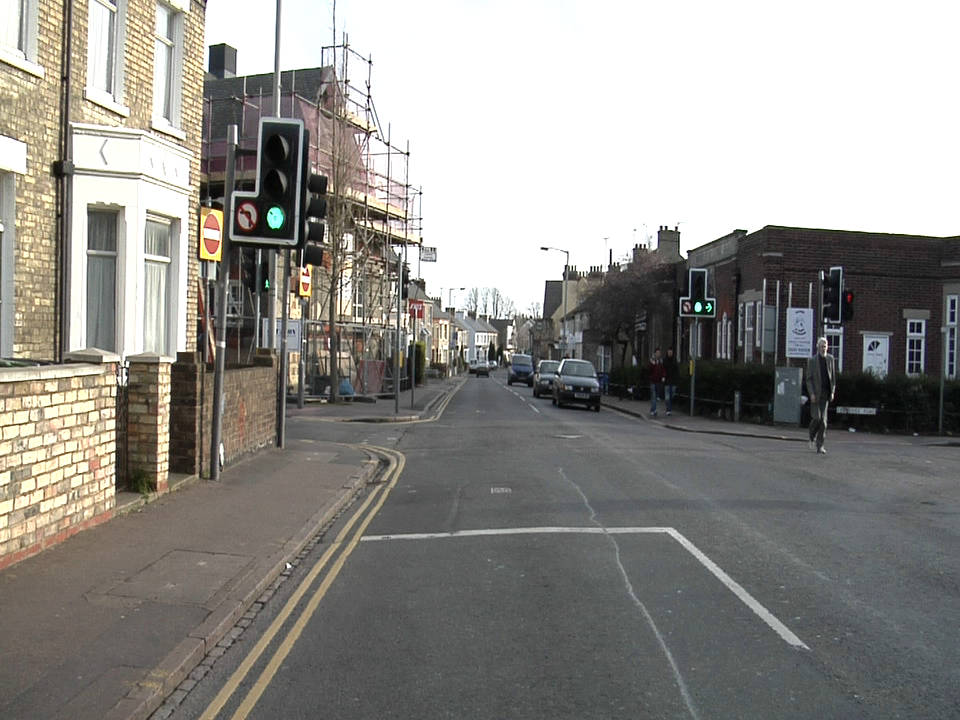
#> input picture images/CamVidLights10.png, 960 x 720 px, found by its file name
$ python opencv_python_traffic_lights_main.py   (older library calls are emulated)
#> lines starting #> are read from the running program, lines starting #| are printed output that depends on the picture; after the words box and inside, x2 and y2 are one past the last pixel; in counts of white or black regions, pixels touching at a corner belong together
#!/usr/bin/env python
# coding: utf-8


import cv2
import numpy as np
from matplotlib import pyplot as plt

#I'm using a jupyter notebook to create this so displaying the images requires a little function trickery

#grayscale plot or binary image plot
def gplot(img):
    plt.figure(figsize=(12,12))
    return plt.imshow(img,cmap="gray", vmin=0, vmax=255)

#convert BGR image from BGR to RGB then plot it
def iplot(img):
    plt.figure(figsize=(12,12))
    imgrgb= cv2.cvtColor(img,cv2.COLOR_BGR2RGB)
    return plt.imshow(imgrgb)


#Read in the target image and plot it:
target = cv2.imread('/Users/code/Downloads/CamVidLights/CamVidLights10.png')
#> target is the input picture: shape (720, 960, 3); mean B, G, R 138.7, 143.2, 144.9
iplot(target)


#Final approach works with: 10,1,2


#segmenting into a left and right image so I can more easily process the two traffic lights
#my process will most likely only work when one traffic light is in the image area being looked at
#although I could extend it by having it run the process again and looking for the second place confidence matches
#no longer cropping height wise however the variable names have remained to maintain working operation

(h, w) = target.shape[:2]
#> h = 720; w = 960
croppedleft=target[:int(h),:int(w/2)]
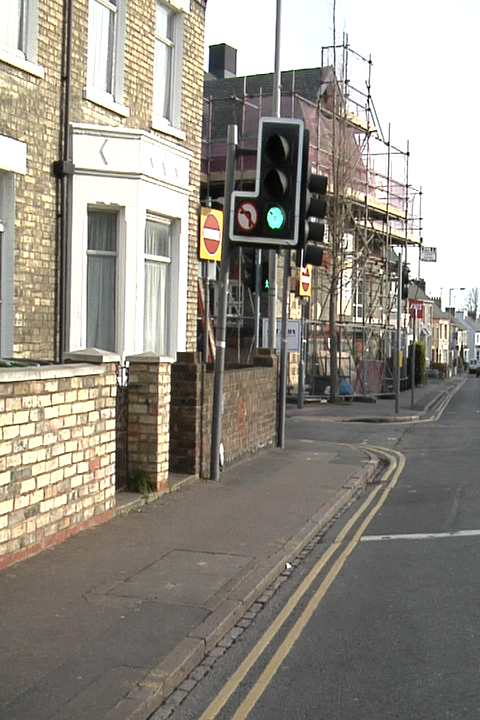
#> croppedleft: shape (720, 480, 3); mean B, G, R 133.3, 142.8, 148.2
croppedright=target[:int(h),int(w/2):]
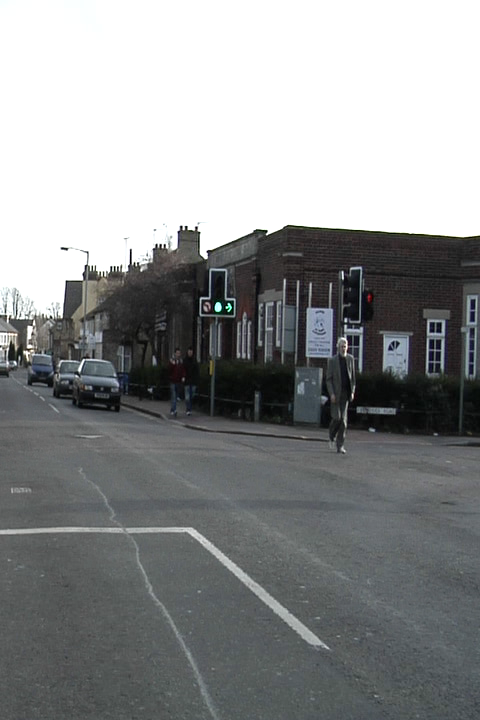
#> croppedright: shape (720, 480, 3); mean B, G, R 144, 143.5, 141.5
iplot(croppedleft)
iplot(croppedright)


#Here I apply Mean Shift to the images, however, I left the parameters what they were in the documentation tutorial
meanshiftedleft=cv2.pyrMeanShiftFiltering(croppedleft,20,40,2)
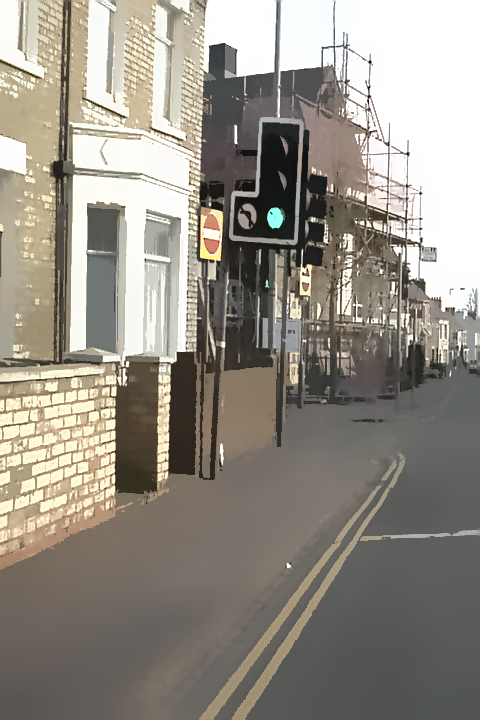
#> meanshiftedleft: shape (720, 480, 3); mean B, G, R 133.6, 143, 148.4
meanshiftedright=cv2.pyrMeanShiftFiltering(croppedright,20,40,2)
iplot(meanshiftedleft)
iplot(meanshiftedright)


#Now I convert the image to grayscale to use in canny edge detection, although it now occurs to me I don't have to do this
#as i believe the canny operator contains a "to-grayscale conversion"


meanshiftedleftgray=cv2.cvtColor(meanshiftedleft,cv2.COLOR_BGR2GRAY)
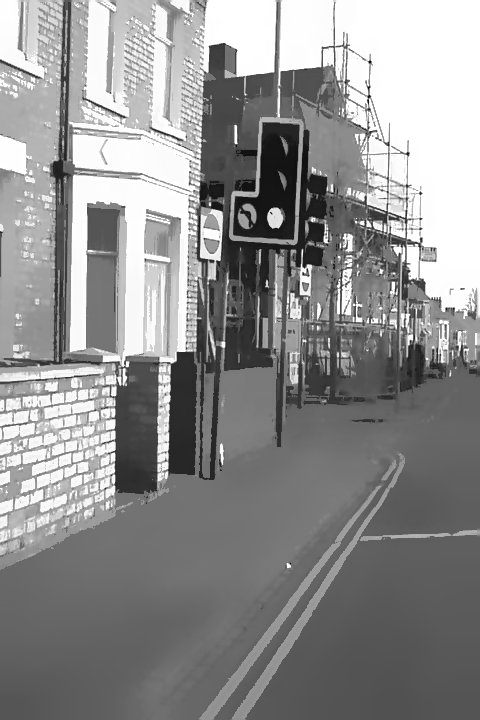
#> meanshiftedleftgray: shape (720, 480); min 6, max 255, mean 143.5


meanshiftedrightgray=cv2.cvtColor(meanshiftedright,cv2.COLOR_BGR2GRAY)
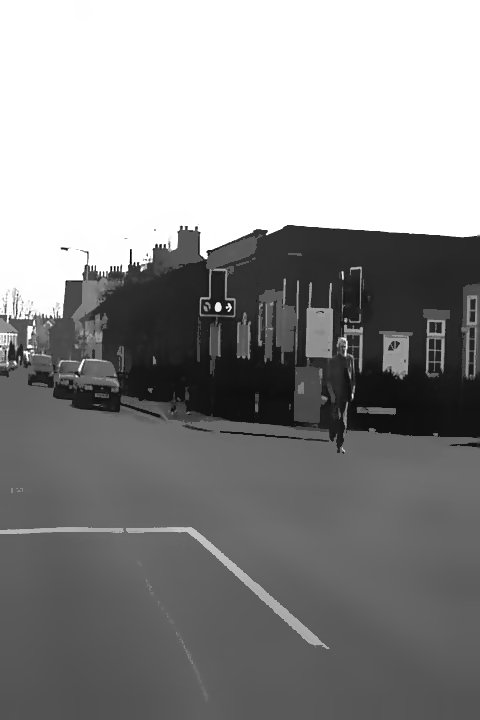
#> meanshiftedrightgray: shape (720, 480); min 8, max 255, mean 142.8


gplot(meanshiftedleftgray)
gplot(meanshiftedrightgray)


#using canny:


meanshiftedleftedge=cv2.Canny(meanshiftedleftgray,50,200)
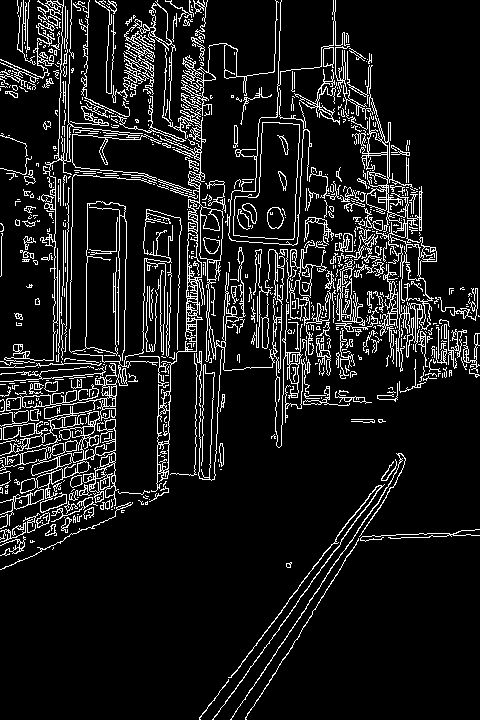
#> meanshiftedleftedge: shape (720, 480); 10.5% white in thin lines or dots
meanshiftedrightedge=cv2.Canny(meanshiftedrightgray,50,200)
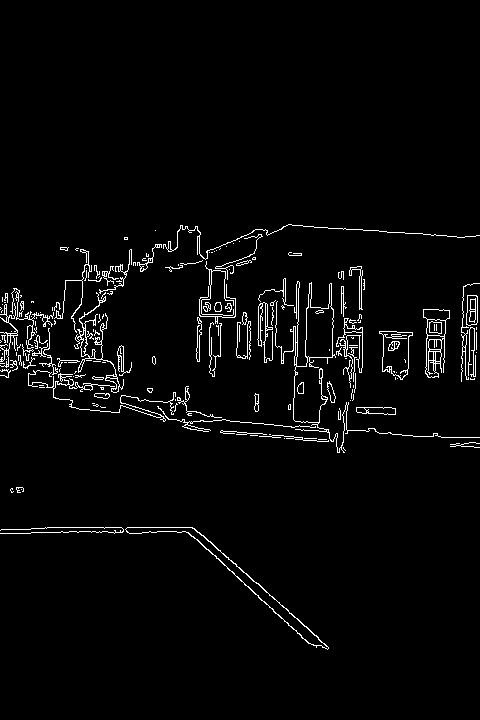
#> meanshiftedrightedge: shape (720, 480); 2.9% white in thin lines or dots, all inside (x1, y1, x2, y2) = (0, 224, 480, 650)


gplot(meanshiftedleftedge)
gplot(meanshiftedrightedge)


#Now I find contours in the image. I found that findContours and my solution worked best on edge detection instead of grayscale mean-shifted version
#hence the commented our findContours on the grayscale version


imagecontours, contours, hierarchy = cv2.findContours(meanshiftedleftedge, cv2.RETR_TREE, cv2.CHAIN_APPROX_NONE)
#> contours = 1370 contours, 1098 with area under 20; largest, box (x1, y1, x2, y2) and area: (233, 122, 300, 240) 5252, (233, 122, 300, 240) 5246, (139, 0, 303, 492) 5174, (0, 209, 182, 513) 3838, (347, 51, 437, 325) 1751


#imagecontours, contours, hierarchy = cv2.findContours(meanshiftedleftgray, cv2.RETR_TREE, cv2.CHAIN_APPROX_NONE)


#Here I am intializing lists:
#That i am using to collect coordinates of circular and rectangular contours:
#The meanlist is used to determine the average intensity within a circular region which is used to help verify the circlular region is an illuminated light
#circleinside list is used to capture the circles found within rectangular regions which is helpful to determine if the rectangular region contains a traffic light


circlist=[]
rectlist=[]
meanlist=[]
complist=[]
circleinsidelist=[]


#Here I am looking for circlular regions within the image:
for cnt in contours:
    #I tried using hough circle transformation but got poor results as
    #the parameter numbers given to the hough circle function seemed liked magic and were very particluar to each photo
    #Thus i decided to use minimum encolosing circle contour selection
    (x,y),radius = cv2.minEnclosingCircle(cnt)
    radius = int(radius)
    center = (int(x),int(y))
    area=cv2.contourArea(cnt)

    #Here I am matching the minimum enclosing circle to a perfect circle using matchShapes.
    #Everything in this section done before  matchShapes is creating the contour for the perfect circle
    mask=np.zeros(meanshiftedleftgray.shape,np.uint8)
    cv2.circle(mask,center,radius,255,-1,cv2.LINE_AA)
    #pretty sure this will generate error if it finds multiple signals- like the red and yellow picture
    tempcontour = cv2.findContours(mask, cv2.RETR_TREE, cv2.CHAIN_APPROX_NONE)[0]
    #Also I am calculating the mean intensity value inside the circular region as mentioned previously
    mean_val=cv2.mean(meanshiftedleftgray,mask)[0]
#> (the run stopped early here; a loop or call above may not have finished)

$ run again, with images/CamVidLights01.png copied over images/CamVidLights10.png
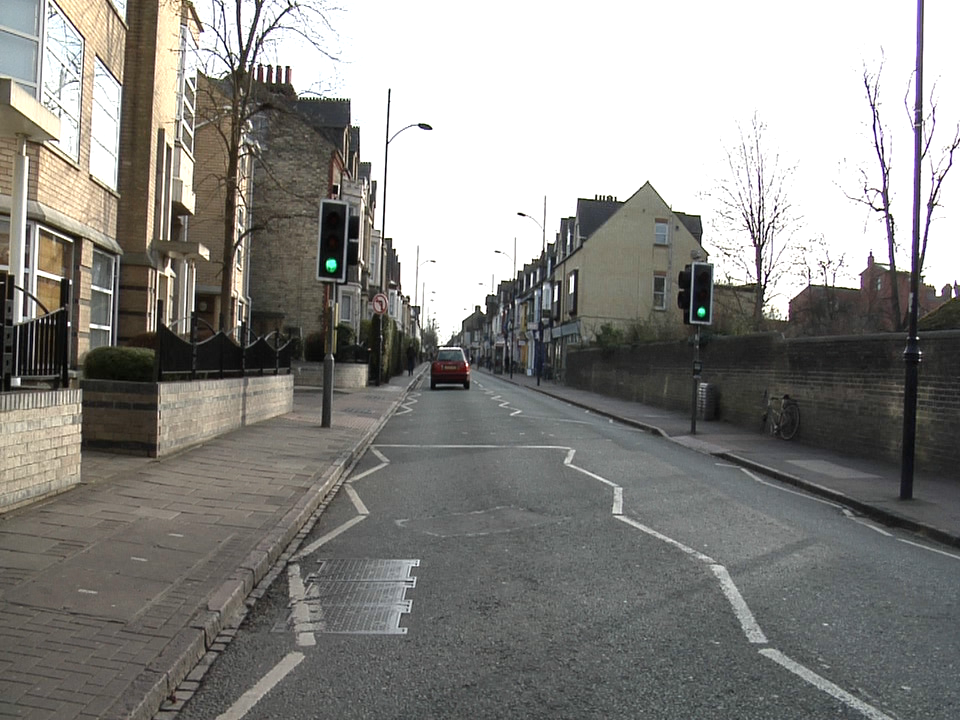
#> input picture images/CamVidLights01.png, 960 x 720 px, found by its file name
#> target is the input picture: shape (720, 960, 3); mean B, G, R 132.5, 136.1, 137.3
#> imgrgb: shape (720, 480, 3)
#> `meanshiftedleftedge=cv2.Canny(meanshiftedleftgray,50,200)`:
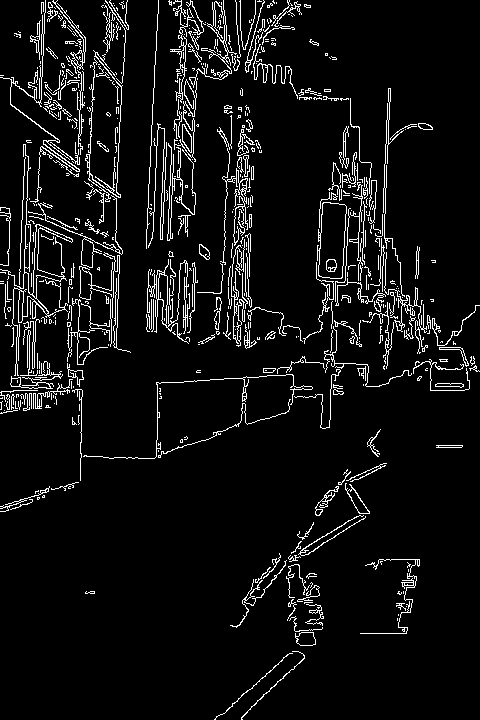
#> meanshiftedleftedge: shape (720, 480); 6.6% white in thin lines or dots
#> `meanshiftedrightedge=cv2.Canny(meanshiftedrightgray,50,200)`:
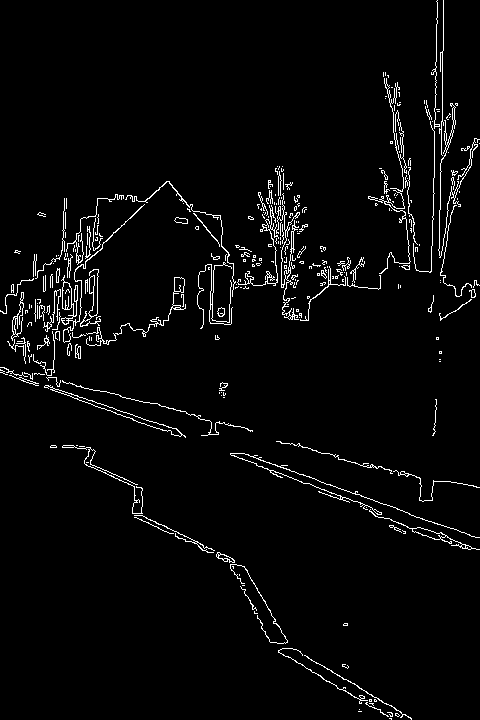
#> meanshiftedrightedge: shape (720, 480); 3.2% white in thin lines or dots
#> contours = 830 contours, 700 with area under 20; largest, box (x1, y1, x2, y2) and area: (317, 202, 347, 279) 1801, (318, 202, 347, 279) 1774, (0, 144, 73, 376) 1198, (147, 259, 190, 344) 467, (32, 224, 73, 299) 440

$ run again, with images/CamVidLights02.png copied over images/CamVidLights10.png
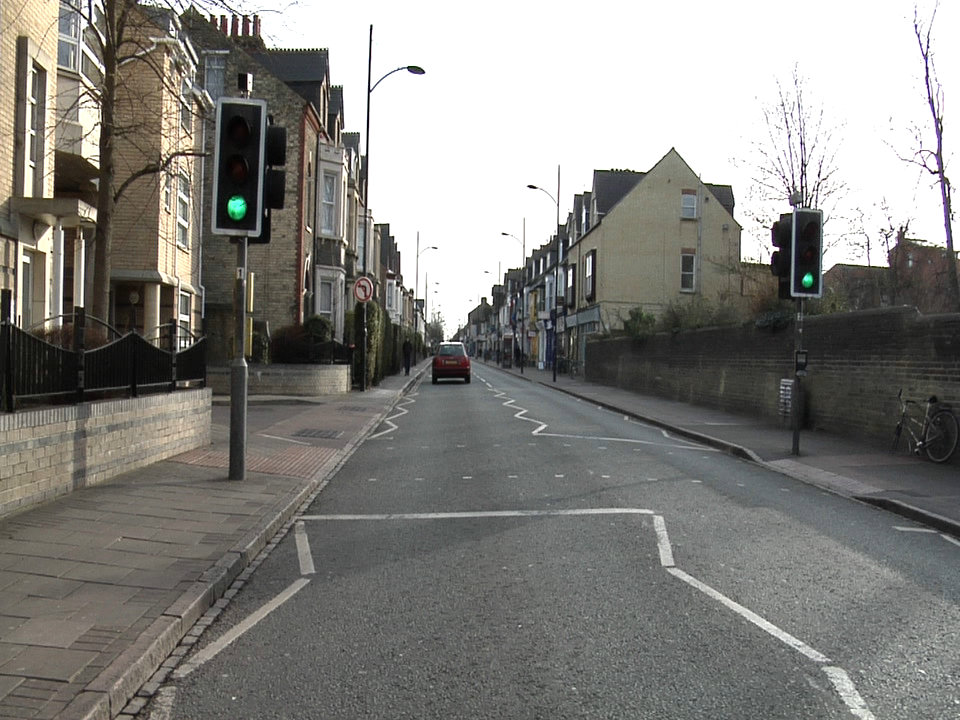
#> input picture images/CamVidLights02.png, 960 x 720 px, found by its file name
#> target is the input picture: shape (720, 960, 3); mean B, G, R 126.6, 130.6, 131.7
#> imgrgb: shape (720, 480, 3)
#> `meanshiftedleftedge=cv2.Canny(meanshiftedleftgray,50,200)`:
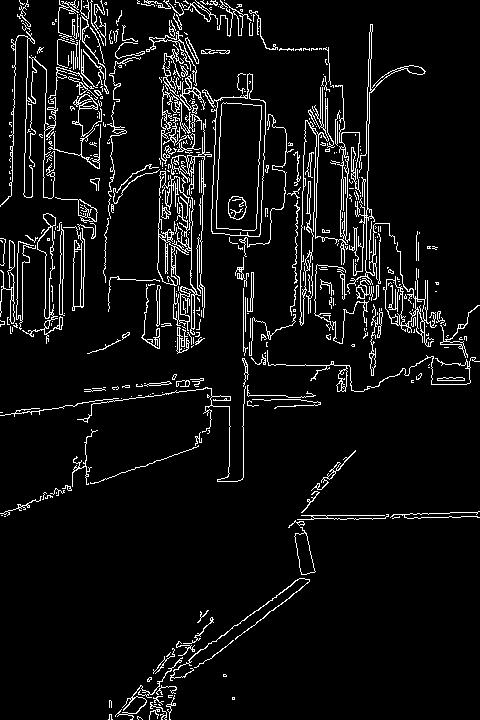
#> meanshiftedleftedge: shape (720, 480); 6.6% white in thin lines or dots
#> `meanshiftedrightedge=cv2.Canny(meanshiftedrightgray,50,200)`:
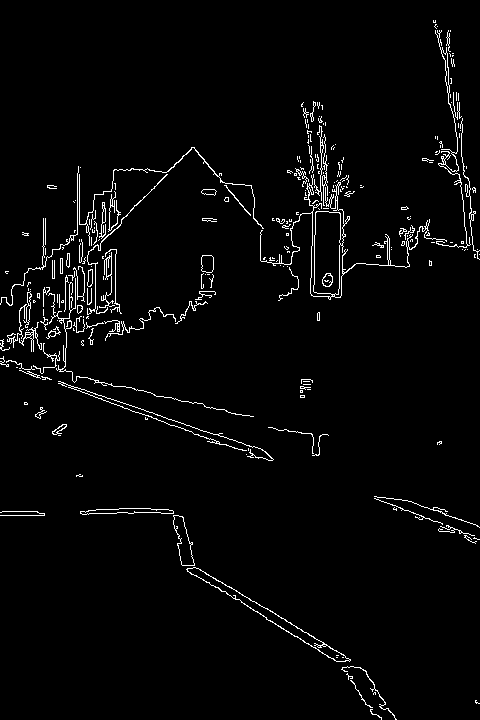
#> meanshiftedrightedge: shape (720, 480); 2.8% white in thin lines or dots
#> contours = 789 contours, 641 with area under 20; largest, box (x1, y1, x2, y2) and area: (202, 73, 266, 237) 6923, (211, 73, 266, 237) 6836, (216, 102, 262, 231) 5046, (216, 102, 262, 231) 5044, (157, 119, 212, 335) 1352

$ run again, with images/CamVidLights03.png copied over images/CamVidLights10.png
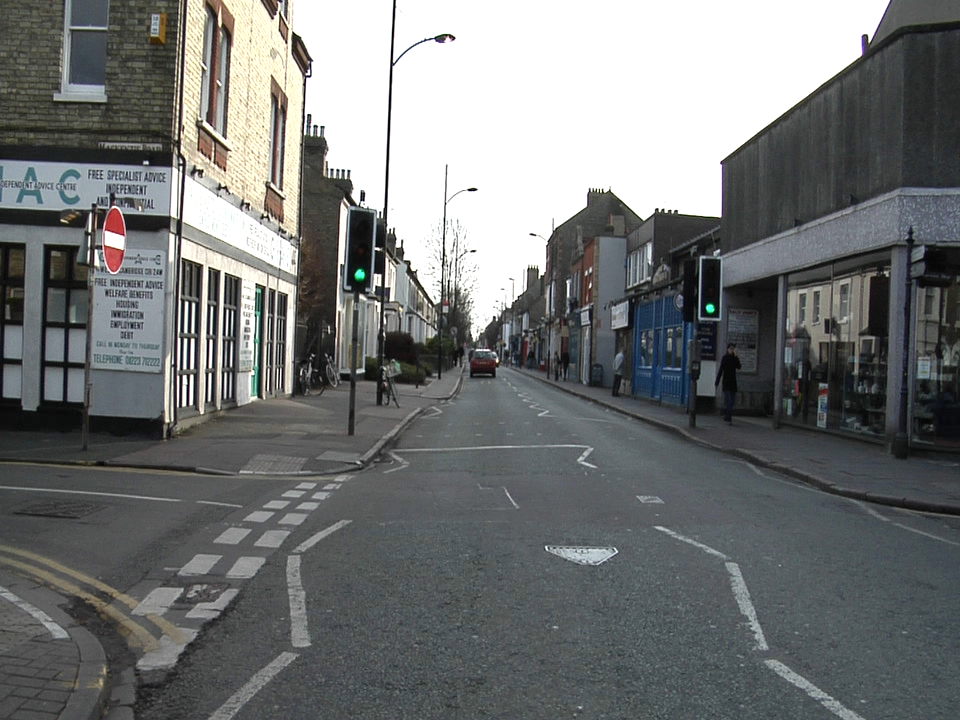
#> input picture images/CamVidLights03.png, 960 x 720 px, found by its file name
#> target is the input picture: shape (720, 960, 3); mean B, G, R 117.2, 117.4, 115
#> imgrgb: shape (720, 480, 3)
#> meanshiftedleftedge: shape (720, 480); 7.4% white in thin lines or dots
#> `meanshiftedrightedge=cv2.Canny(meanshiftedrightgray,50,200)`:
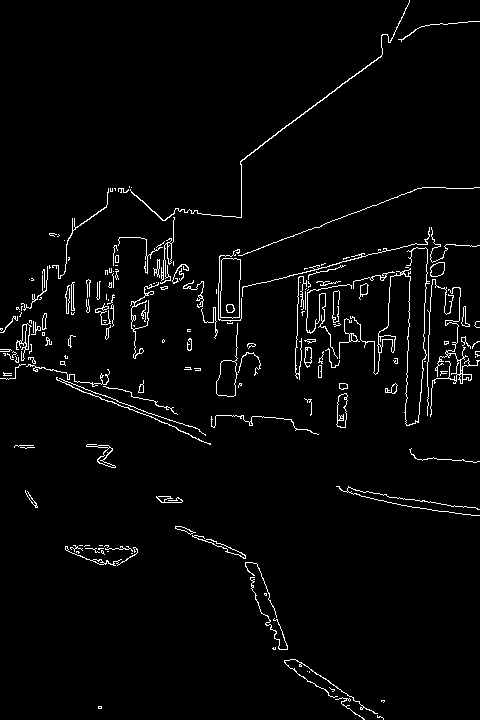
#> meanshiftedrightedge: shape (720, 480); 2.8% white in thin lines or dots
#> contours = 795 contours, 621 with area under 20; largest, box (x1, y1, x2, y2) and area: (275, 278, 297, 394) 824, (275, 291, 288, 392) 786, (86, 230, 162, 400) 726, (45, 327, 65, 362) 618, (45, 327, 65, 362) 612
